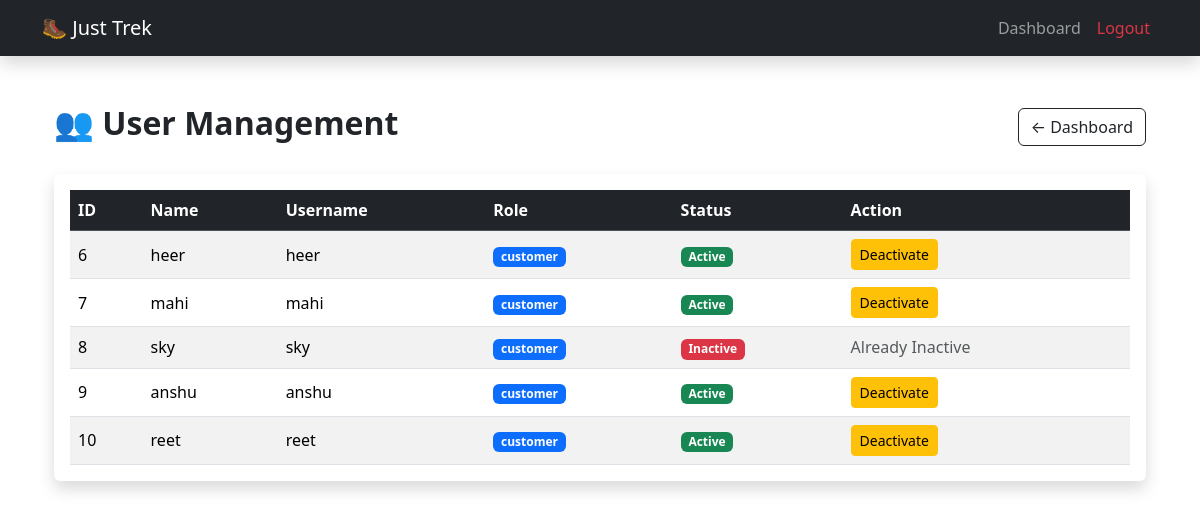
The app's page /admin/view_users (signed in) with its own data.
### models.py (models this page shows, shortened)
class User(db.Model):
    __tablename__ = "users"
    id = db.Column(db.Integer, primary_key=True)
    username = db.Column(db.String(50), unique=True, nullable=False)
    passhash = db.Column(db.String(200), nullable=False)
    name = db.Column(db.String(50), nullable=False)
    role = db.Column(db.String(20), nullable=False)
    approved = db.Column(db.Boolean, default=False)
    active = db.Column(db.Boolean, default=True)
    bookings = db.relationship("Booking", backref="user", lazy=True)
    staff_profile = db.relationship("StaffProfile",backref="user",uselist=False,cascade="all, delete-orphan")
    @property
    def password(self):
        raise AttributeError("Password is not a readable attribute")

### routes.py (the view)
@main.route("/admin/view_users")
def view_users():
    if session.get("role") != "admin":
        flash("Access Denied!")
        return redirect(url_for("main.login"))
    users = User.query.filter_by(role="customer").all()
    return render_template(
        "admin/view_users.html",
        users=users
    )

### templates/admin/view_users.html (shortened to what this page needs)
{% extends "base.html" %}
{% block content %}
<div class="container mt-5">
    <div class="d-flex justify-content-between align-items-center mb-4">
        <h2 class="fw-bold">👥 User Management</h2>
        <a href="{{ url_for('main.admin_dashboard') }}"
           class="btn btn-outline-dark">
            ← Dashboard
        </a>
    </div>
    <div class="card shadow border-0">
        <div class="card-body">
            <table class="table table-hover table-striped align-middle mb-0">
                <thead class="table-dark">
                    <tr>
                        <th>ID</th>
                        <th>Name</th>
                        <th>Username</th>
                        <th>Role</th>
                        <th>Status</th>
                        <th>Action</th>
                    </tr>
                </thead>
                <tbody>
                {% for user in users %}
                    <tr>
                        <td>{{ user.id }}</td>
                        <td>{{ user.name }}</td>
                        <td>{{ user.username }}</td>
                        <td>
                            <span class="badge bg-primary">
                                {{ user.role }}
                            </span>
                        </td>
                        <td>
                            {% if user.active %}
                                <span class="badge bg-success">
                                    Active
                                </span>
                            {% else %}
                                <span class="badge bg-danger">
                                    Inactive
                                </span>
                            {% endif %}
                        </td>
                        <td>
                            {% if user.active %}
                                <a href="{{ url_for('main.deactivate_user', user_id=user.id) }}"
                                   class="btn btn-warning btn-sm"
                                   onclick="return confirm('Deactivate this user?')">
                                    Deactivate
                                </a>
                            {% else %}
                                <span class="text-muted">
                                    Already Inactive
                                </span>
                            {% endif %}
                        </td>
                    </tr>
                {% endfor %}
                </tbody>
            </table>
        </div>
    </div>
</div>
{% endblock %}

### records on screen
User: id "6", name "heer", username "heer", role "customer", active "Active"
User: id "7", name "mahi", username "mahi", role "customer", active "Active"
User: id "8", name "sky", username "sky", role "customer", active "Inactive"
User: id "9", name "anshu", username "anshu", role "customer", active "Active"
User: id "10", name "reet", username "reet", role "customer", active "Active"
